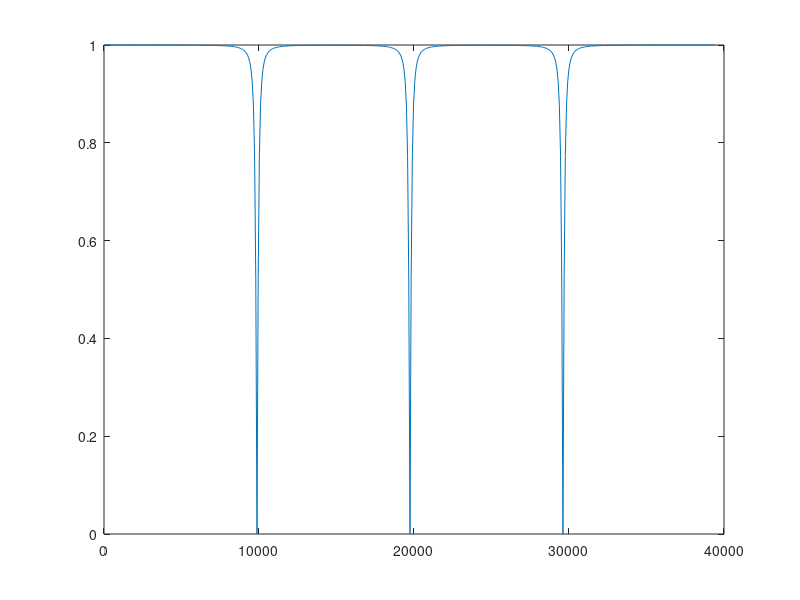

Write the MATLAB code that produced this figure. (Note: this script raises an error after producing the figure.)
clc;clear;
%[aud,ff] = audioread("asd.ogg");

fs = 8000;
t = (0:(4551-1))/fs;
signal = cos(2*pi*4000*t);
norm_signal = (signal - min(signal)) / ( max(signal) - min(signal) )
fn1 = 1000;
fn2 = 2000;
fn3 = 3000;

noise1 = cos(2*pi*1000*t);
noise2 = cos(2*pi*2000*t);
noise3 = cos(2*pi*3000*t);

summ = noise1+signal+noise2+noise3;
%summ = aud+noise1+noise2+noise3;
norm_summ = (summ - min(summ)) / ( max(summ) - min(summ) )
r = 0.99;
b = [1 -2*cos(2*pi*fn1/fs) 1];
a1 = [1 -2*r*cos(2*pi*fn1/fs) r^2];    % filter coefficients
b1 = b/sum(b)*sum(a1); 
%[H1, om] = freqz(b, a);
%y2 = filter(b, a, summ);

b = [1 -2*cos(2*pi*fn2/fs) 1];
a2 = [1 -2*r*cos(2*pi*fn2/fs) r^2];    % filter coefficients
b2 = b/sum(b)*sum(a2); 
%[H2, om] = freqz(b, a);
%y2 = filter(b, a, y2);

b = [1 -2*cos(2*pi*fn3/fs), 1];
a3 = [1 -2*r*cos(2*pi*fn3/fs) r^2];    % filter coefficients
b3 = b/sum(b)*sum(a3); 
%[H3, om] = freqz(b, a);
%y2 = filter(b, a, y2);
A = conv(a1,a2);
A = conv(A,a3);
B = conv(b1,b2);
B = conv(B,b3);
y2 = filter(B, A, summ);
[h,m] = freqz(B, A);
plot((m)/2*pi*fs,abs(h))
norm_filt = (y2 - min(y2)) / ( max(y2) - min(y2) )
pause(1)
player1 = audioplayer(norm_signal,fs,8)
play(player1)
pause(1)
player1 = audioplayer(summ,fs,8)
play(player1)
pause(2);
player2 = audioplayer(y2,fs,8)
play(player2)
##audiowrite("filered.ogg",norm_filt,fs);
##audiowrite("summ.ogg",norm_summ,fs);
##audiowrite("audd.ogg",signal,fs);

pause(1);
##
subplot(3,1,1);
plot(t*1000*14.05,abs(fft(signal)))
title("pure signal");
subplot(3,1,2);
plot(t*1000*14.05,abs(fft(summ)));
title("noise induced");
subplot(3,1,3)
plot(t*1000*14.05,abs(fft(y2)));
title("filtered signal")
